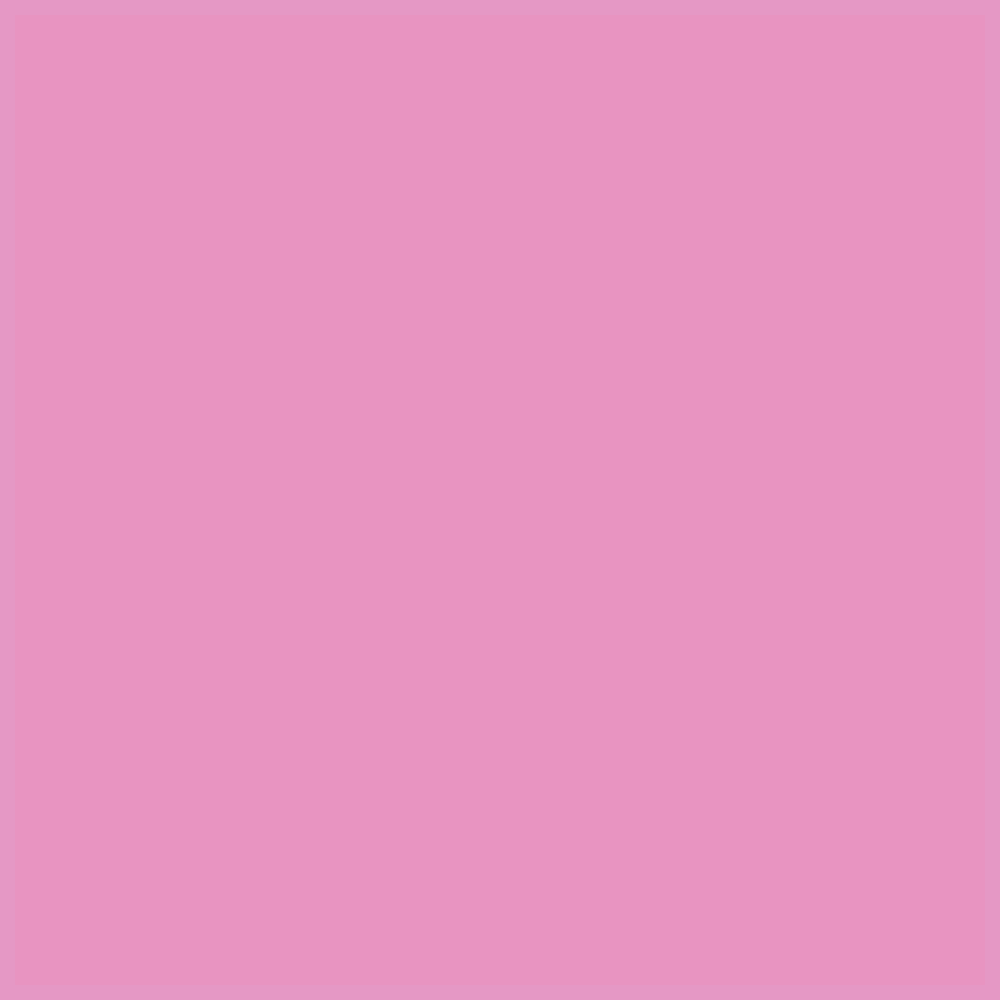
Frame 1 (no input)
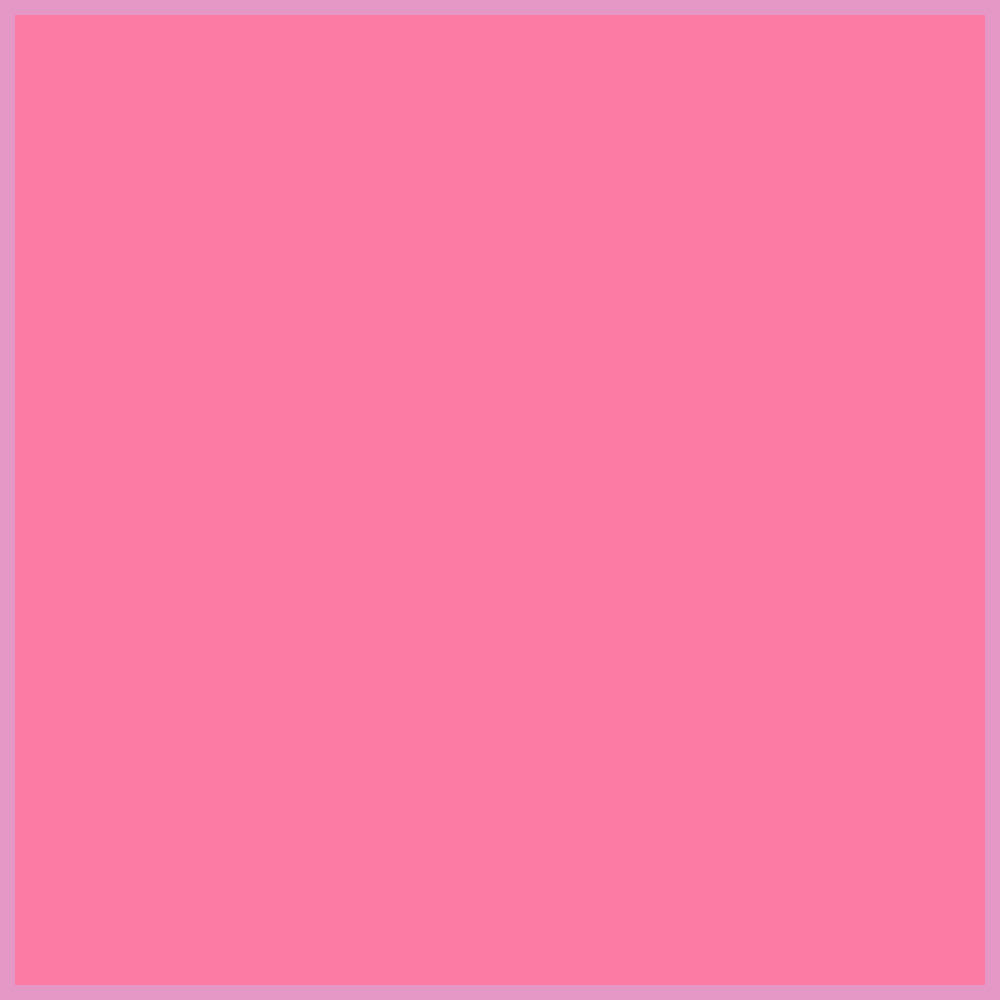
Frame 60 (the mouse pressed at the canvas centre just before this capture)
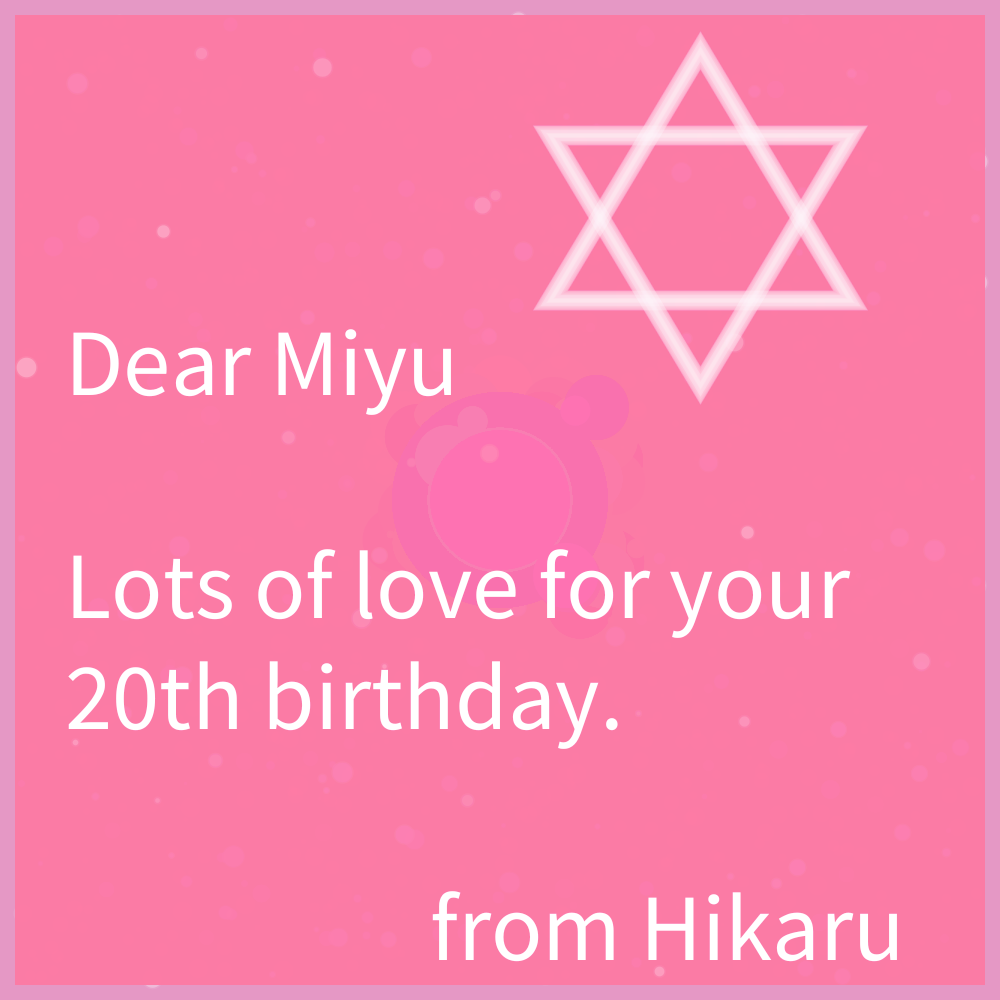
Frame 120 (the mouse held since frame 60 and released just before this capture)

The Processing sketch that drew these frames (run headless with seeded random() and noise(); from frame 60 on, the mouse is pressed at the canvas centre):

// Processing sketch: processing_184763
// ── processing_184763.pde

void setup(){
  size(1000,1000);
  background(229,152,197);
  frameRate(40);
}

void draw(){
  noStroke();
  fill(255,115,165,30);
  rect(15,15,970,970);
  if(mousePressed == true){
    float r = random(235,255);
    float g = random(100,155);
    float b = random(180,220);
    float sz = random(120,220);
  noStroke();
  fill(r,g,b);
  for(int i=0; i<100; i=i+3){
  ellipse(mouseX,mouseY,sz,sz);}
  ellipse(mouseX+random(-115,115),mouseY+random(-115,115),65,65);
  ellipse(mouseX+random(-90,90),mouseY+random(-90,90),30,30);
  for(int i=0; i<20; i++){
    float starSW = random(3,20);
    float starX = random(20,980);
    float starY = random(20,980);
    strokeWeight(starSW);
    stroke(255,70);
    point(starX,starY);
    strokeWeight(starSW+3);
    stroke(255,20);
    point(starX,starY);
    noStroke();
    fill(255,115,165,15);
    rect(15,15,970,970);
    stroke(255/*,29,0*/,50);
    noFill();
    strokeWeight(random(0.1,20));
    triangle(700,50,550,300,850,300);
    triangle(700,385,550,135,850,135);
   }
   if(mouseY<=500){
    fill(255);
    textSize(95);
    text("Dear Miyu",65,395);
    text("Lots of love for your 20th birthday.",65,550,800,600);
    text("from Hikaru",430,960);
    }
   if(mouseY>500){
     stroke(255,100);
     strokeWeight(random(0.1,7));
     triangle(925,375,955,425,895,425);
     strokeWeight(random(0.1,10));
     triangle(865,475,895,425,835,425);
     strokeWeight(random(0.1,20));
     triangle(780,650,828,730,732,730);
     triangle(780,755,828,675,732,675);
     strokeWeight(random(2,8));
     triangle(500,720,596,880,404,880);
     strokeWeight(random(0.1,5));
     triangle(240,510,360,710,120,710);
     strokeWeight(random(0.1,5));
     ellipse(500,500,700,700);
     strokeWeight(random(0.8,8));
     ellipse(170,155,90,90);
     textSize(20);
     fill(255);
     text("I LOVE YOU.",450,500);
   }
  }
}
